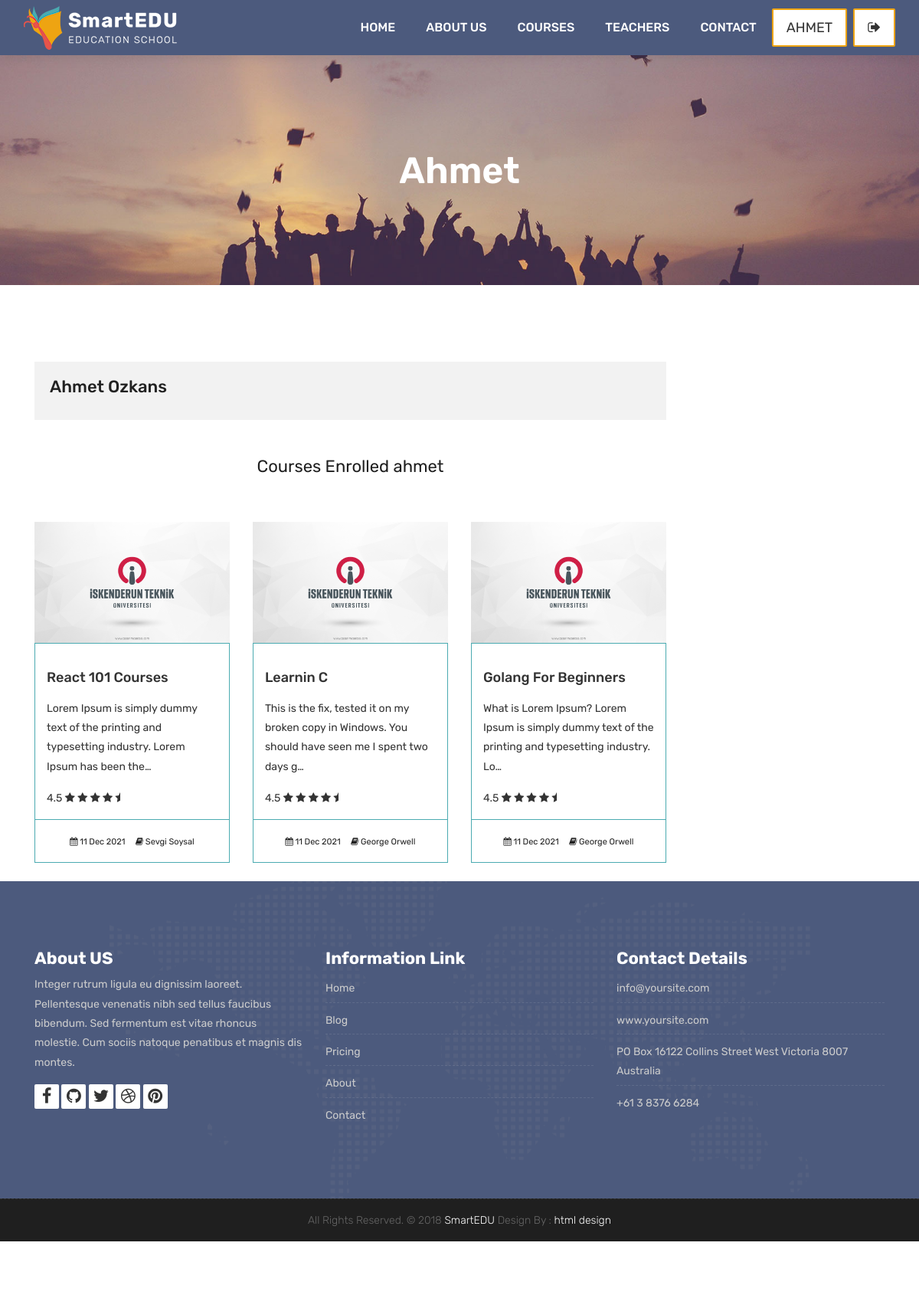
Page /accounts/dashboard/ (signed in) on the committed database.
### courses/models.py (models this page shows, shortened)
class Course(models.Model):
    teacher = models.ForeignKey(Teacher ,null=True, on_delete=models.CASCADE)
    name = models.CharField(max_length=200, unique=True, verbose_name="Kurs Adi",help_text="Kurs adini yaziniz")
    category = models.ForeignKey(Category, null = True, on_delete=models.DO_NOTHING)
    tags = models.ManyToManyField(Tag,blank=True,null=True )
    students = models.ManyToManyField(User, blank=True,related_name='courses_joined')
    description = models.TextField(blank=True,null=True)
    image  = models.ImageField(upload_to="courses/%Y/%m/%d/",default = "courses/default_course_image.png")
    date = models.DateTimeField(auto_now=True)
    avaliable = models.BooleanField(default =True)

### teachers/models.py (models this page shows)
class Teacher(models.Model):
    name = models.CharField(max_length=50)
    title = models.CharField(max_length=50)
    description = models.TextField(blank=True)
    image = models.ImageField(upload_to="courses/%Y/%m/%d")
    facebook = models.URLField(max_length=100,blank=True)
    twitter = models.URLField(max_length=100,blank=True)
    linkedin = models.URLField(max_length=100,blank=True)
    youtube = models.URLField(max_length=100,blank=True)
    def __str__(self):
        return self.name

### accounts/views.py (the view)
# urls.py: path('dashboard/',views.user_dashboard,name="dashboard"),
@login_required(login_url='login')
def user_dashboard(request):
    current_user =request.user
    courses = current_user.courses_joined.all()
    context = {
        'courses':courses
    }
    return render(request,'dashboard.html',context)

### templates/dashboard.html
{% extends "partials/_base.html" %}
{% load static %}
{% block content %}
	<div class="all-title-box">
		<div class="container text-center">
			<h1>{{user.username}}</span></h1>
		</div>
	</div>
    <div id="overviews" class="section wb">
        <div class="container">
            <div class="row">
                <div class="col-lg-9 blog-post-single">
					<div class="blog-author">
						<div class="author-bio">
							<h2 class="author_name"><a href="#">{{user.first_name}} {{user.last_name}}</a></h3>
						</div>
					</div>
                    <div class="row">
                        <div class="col-lg-12">
                                <h2 class="text-center my-5">Courses Enrolled {{user.username}}</h2>
                        </div>
                        {% for course in courses %}
                        <div class="col-lg-4 col-md-6 col-12 mb-4">
                           <div class="course-item">
                                <div class="image-blog">
                                    <img src="{{course.image.url}}" alt="" class="img-fluid">
                                </div>
                                <div class="course-br">
                                    <div class="course-title">
                                        <h2><a href="{% url 'course_detail' course.category.slug course.id%}" title="">{{course.name}}</a></h2>
                                    </div>
                                    <div class="course-desc">
                                        <p>{{course.description | truncatechars:100}}</p>
                                    </div>
                                    <div class="course-rating">
                                        4.5
                                        <i class="fa fa-star"></i>
                                        <i class="fa fa-star"></i>
                                        <i class="fa fa-star"></i>
                                        <i class="fa fa-star"></i>
                                        <i class="fa fa-star-half"></i>
                                    </div>
                                </div>
                                <div class="course-meta-bot">
                                    <ul>
                                        <li><i class="fa fa-calendar" aria-hidden="true"></i> {{ course.date | date:"d M Y" }}</li>
                                        <li><i class="fa fa-book" aria-hidden="true"></i> {{ course.teacher}}</li>
                                    </ul>
                                </div>
                            </div>
                        </div>
                        {% endfor %}
                    </div>
                    </div>
                    </div>
                </div>
{% endblock content %}

### templates/partials/_navbar.html (shortened to what this page needs)
    {% load static %}
	<header class="top-navbar">
		<nav class="navbar navbar-expand-lg navbar-light bg-light">
			<div class="container-fluid">
				<a class="navbar-brand" href="index.html">
					<img src="{% static 'images/logo.png' %}" alt="" />
				</a>
				<div class="collapse navbar-collapse" id="navbars-host">
					<ul class="navbar-nav ml-auto">
						<li class="nav-item {% if '/' == request.path %}active{% endif %}"><a class="nav-link" href="{% url 'index' %}">Home</a></li>
						<li class="nav-item {% if 'about' in request.path %}active{% endif %}"><a class="nav-link" href="{% url 'about' %}">About Us</a></li>
						<li class="nav-item {% if 'courses' in request.path %}active{% endif %}"><a class="nav-link" href="{% url 'courses' %}">Courses</a></li>
						<li class="nav-item {% if 'teachers' in request.path %}active{% endif %}"><a class="nav-link" href="{% url 'teachers' %}">Teachers</a></li>
						<li class="nav-item {% if 'contact' in request.path %}active{% endif %}"><a class="nav-link" href="{% url 'contact' %}">Contact</a></li>
					</ul>
					<ul class="nav navbar-nav navbar-right">
						{% if user.is_authenticated %}
						<li><a class="hover-btn-new log orange mr-2" href="{% url 'dashboard' %}"><span>{{user.username}}</span></a></li>
                        <li><a class="hover-btn-new log orange" href="javascript:{document.getElementById('logout').submit()}"><span><i class="fa fa-sign-out"></i></span></a></li>
						{% else %}
                        <li><a class="hover-btn-new log orange mr-2" href="{% url 'login' %}"><span><i class="fa fa-sign-in"></i></span></a></li>
                        <li><a class="hover-btn-new log orange" href="{% url 'register' %}"><span><i class="fa fa-user-plus"></i></span></a></li>
						{% endif %}
					</ul>
				</div>
			</div>
		</nav>
	</header>

### rows in the picture
Course: image (picture), name "React 101 Courses", description "Lorem Ipsum is simply dummy text of the printing and typesetting industry. Lorem Ipsum has been the…", date "11 Dec 2021", teacher "Sevgi Soysal"
Course: image (picture), name "Learnin C", description "This is the fix, tested it on my broken copy in Windows. You should have seen me I spent two days g…", date "11 Dec 2021", teacher "George Orwell"
Course: image (picture), name "Golang For Beginners", description "What is Lorem Ipsum? Lorem Ipsum is simply dummy text of the printing and typesetting industry. Lo…", date "11 Dec 2021", teacher "George Orwell"

### other values in the picture
{{ user.username }} "AHMET"
{{ user.username }} "Ahmet"
{{ user.first_name }} "Ahmet"
{{ user.last_name }} "Ozkans"
{{ user.username }} "ahmet"
